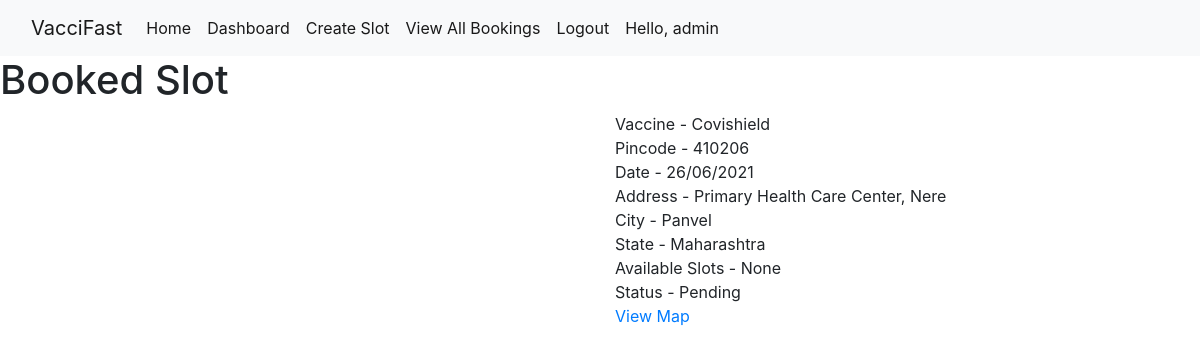
/bookedSlot (signed in), run on an earlier commit of the app's database.
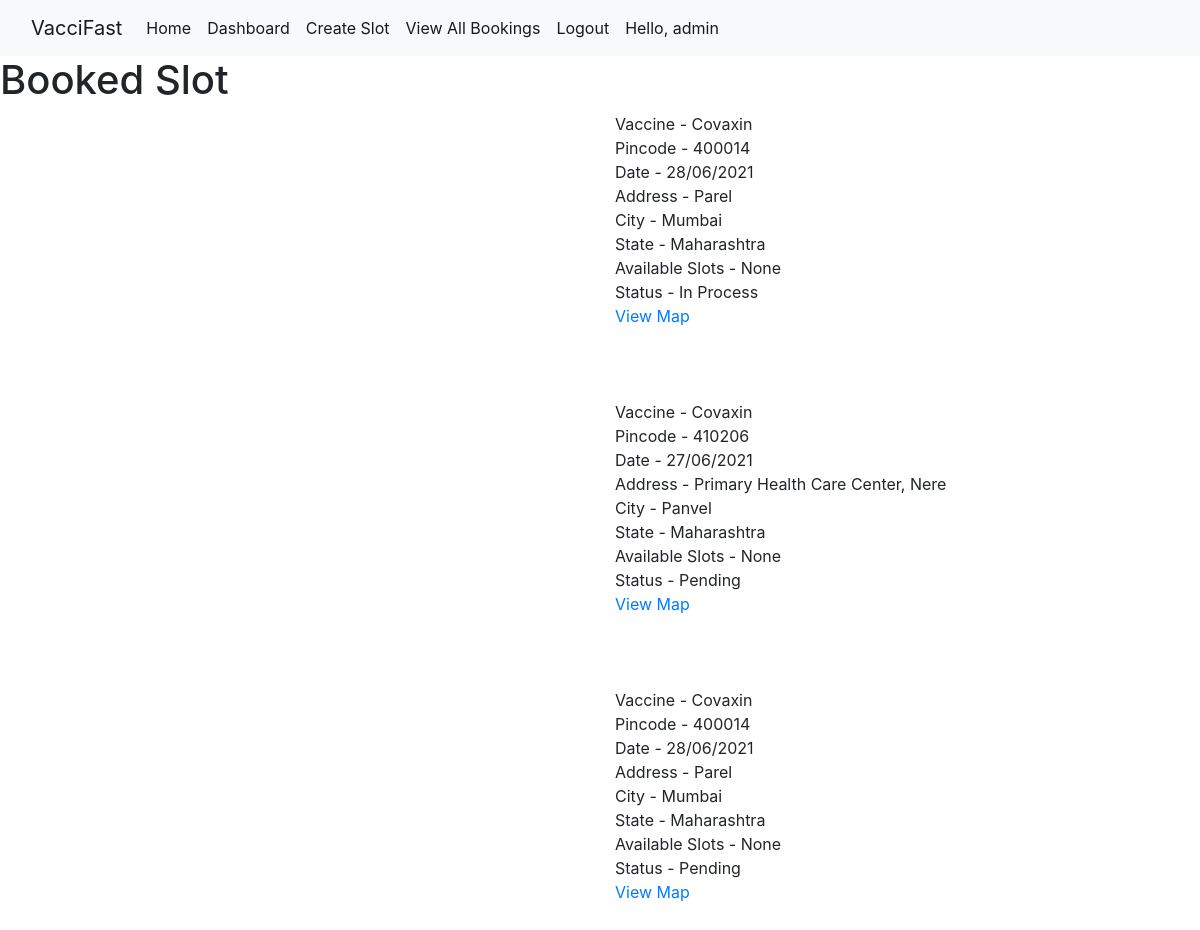
And on a later commit of the database.
### vacciapp/models.py (models this page shows, shortened)
class Booking(models.Model):
    STATUS = (
        ('Pending','Pending'),
        ('In Process','In Process'),
        ('Completed','Completed'),
    )
    user = models.ForeignKey(User,on_delete=models.CASCADE)
    customer = models.ForeignKey(Customer, null=True, on_delete=models.SET_NULL)
    slot = models.ForeignKey(Slot, null=True, on_delete=models.SET_NULL)
    date_booked = models.DateTimeField(auto_now_add=True,null=True)
    status = models.CharField(max_length=200,null=True,choices=STATUS,default="Pending")

class Slot(models.Model):
    vtype = models.CharField(max_length=200,null=True)
    date = models.CharField(max_length=200,null=True)
    address = models.CharField(max_length=200,null=True)
    city = models.CharField(max_length=200,null=True)
    state = models.CharField(max_length=200,null=True)
    pincode = models.CharField(max_length=200,null=True)
    addMap = models.CharField(max_length=200,null=True)
    date_created = models.DateTimeField(auto_now_add=True,null=True)
    count = models.IntegerField(null=True)

### vacciapp/views.py (the view)
# urls.py: path('bookedSlot',views.bookedSlot,name='bookedSlot'),
def bookedSlot(request):
    bs = Booking.objects.filter(user=request.user)
    context = {
        'bs' : bs,
    }
    return render(request,'vacciapp/bookedSlot.html',context)

### templates/vacciapp/bookedSlot.html (shortened to what this page needs)
{% extends 'base.html' %}
{% block body %}
<h1>Booked Slot</h1>
<div class="container">
  {% for b in bs %}
<div class="row">
<div class="col-md-6">
</div>
<br>
<div class="col-md-6">
Vaccine - {{b.slot.vtype}} <br>
Pincode - {{b.slot.pincode}} <br>
Date - {{b.slot.date}} <br>
Address - {{b.slot.address}} <br>
City - {{b.slot.city}} <br>
State - {{b.slot.state}} <br>
Available Slots - {{b.slot.count}} <br>
Status - {{b.status}} <br>
<a href="{{b.slot.addMap}}">View Map</a><br>
</div>
</div>
<br><br><br>
{% endfor %}
</div>
{% endblock body %}

### templates/base.html (shortened to what this page needs)
{% load static %}
<!doctype html>
<html lang="en">
  <head>
    <link href="https://cdn.jsdelivr.net/npm/bootstrap@5.0.1/dist/css/bootstrap.min.css" rel="stylesheet">
<link rel="stylesheet" href="https://stackpath.bootstrapcdn.com/font-awesome/4.7.0/css/font-awesome.min.css">
<link rel="stylesheet" href="https://stackpath.bootstrapcdn.com/bootstrap/4.1.0/css/bootstrap.min.css">
  </head>
  <body>
  <nav class="navbar navbar-expand-lg navbar-light bg-light">
  <div class="container-fluid">
    <a class="navbar-brand" href="#">VacciFast</a>
    <div class="collapse navbar-collapse" id="navbarSupportedContent">
      <ul class="navbar-nav me-auto mb-2 mb-lg-0">
        <li class="nav-item">
          <a class="nav-link active" aria-current="page" href="/">Home</a>
        </li>
        {% if request.user.is_authenticated %}
        {% if request.user.is_staff %}
        <li class="nav-item">
          <a class="nav-link active" aria-current="page" href="/adminViewPincode">Dashboard</a>
        </li>
        <li class="nav-item">
          <a class="nav-link active" aria-current="page" href="/adminCreateSlot">Create Slot</a>
        </li>
        <li class="nav-item">
          <a class="nav-link active" aria-current="page" href="/adminCompletedSlot">View All Bookings</a>
        </li>
        <li class="nav-item">
          <a class="nav-link active" aria-current="page" href="/logout">Logout</a>
        </li>
        {% endif %}
       {% else %}
        <li class="nav-item">
          <a class="nav-link active" aria-current="page" href="/login">Login</a>
        </li>
        {% endif %}
        {% if request.user.is_authenticated %}
        <li class="nav-item">
          <a class="nav-link active" aria-current="page" >Hello, {{request.user}}</a>
        </li>
        {% endif %}
      </ul>
    </div>
  </div>
</nav>
    {% block body %}
    {% endblock body %}
  </body>
</html>

What changed in the data, as far as the page shows it:
changed Booking: slot.vtype "Covishield" → "Covaxin"; slot.pincode "410206" → "400014"; slot "26/06/2021" → "28/06/2021"; slot.address "Primary Health Care Center, Nere" → "Parel"; slot.city "Panvel" → "Mumbai"; status "Pending" → "In Process"
added Booking: slot.vtype "Covaxin", slot.pincode "410206", slot "27/06/2021", slot.address "Primary Health Care Center, Nere", slot.city "Panvel", slot.state "Maharashtra", slot.count "None", status "Pending"
added Booking: slot.vtype "Covaxin", slot.pincode "400014", slot "28/06/2021", slot.address "Parel", slot.city "Mumbai", slot.state "Maharashtra", slot.count "None", status "Pending"
